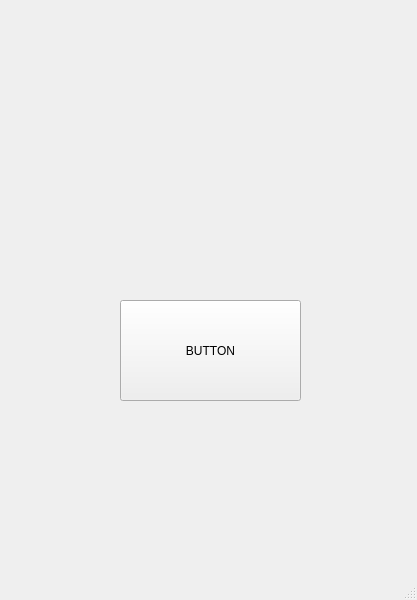
<?xml version="1.0" encoding="UTF-8"?>
<ui version="4.0">
 <class>MainWindow</class>
 <widget class="QMainWindow" name="MainWindow">
  <property name="geometry">
   <rect>
    <x>0</x>
    <y>0</y>
    <width>417</width>
    <height>600</height>
   </rect>
  </property>
  <property name="windowTitle">
   <string>MainWindow</string>
  </property>
  <widget class="QWidget" name="centralwidget">
   <widget class="QPushButton" name="pushButton">
    <property name="geometry">
     <rect>
      <x>120</x>
      <y>300</y>
      <width>181</width>
      <height>101</height>
     </rect>
    </property>
    <property name="layoutDirection">
     <enum>Qt::RightToLeft</enum>
    </property>
    <property name="styleSheet">
     <string notr="true">font: 26pt &quot;MS Shell Dlg 2&quot;;</string>
    </property>
    <property name="text">
     <string>BUTTON</string>
    </property>
   </widget>
  </widget>
  <widget class="QMenuBar" name="menubar">
   <property name="geometry">
    <rect>
     <x>0</x>
     <y>0</y>
     <width>417</width>
     <height>20</height>
    </rect>
   </property>
  </widget>
  <widget class="QStatusBar" name="statusbar"/>
 </widget>
 <resources/>
 <connections/>
</ui>
